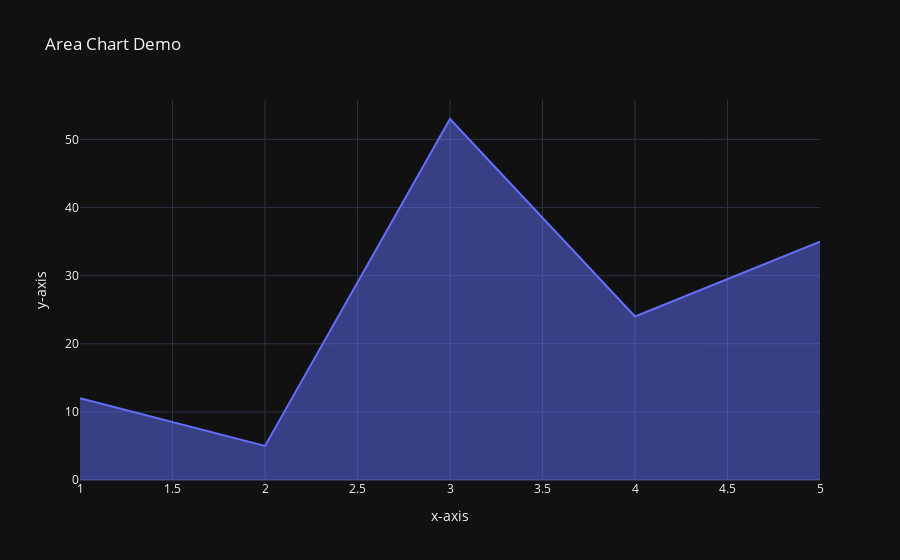

The notebook cell this image was saved under:
### Code cell
x=np.array([12,5,53,24,35])
px.area(x=[1,2,3,4,5],
        y=x,
        title='Area Chart Demo',
        labels={'x': 'x-axis', 'y': 'y-axis' },
        template='plotly_dark'
)

### Figure 1 — Plotly figure (JSON) as saved in the notebook; plotly's stock layout.template omitted (floating-point values rounded to 4 significant figures)
{"data": [{"fillpattern": {"shape": ""}, "hovertemplate": "x-axis=%{x}<br>y-axis=%{y}<extra></extra>", "legendgroup": "", "line": {"color": "#636efa"}, "marker": {"symbol": "circle"}, "mode": "lines", "name": "", "orientation": "v", "showlegend": false, "stackgroup": "1", "type": "scatter", "x": [1, 2, 3, 4, 5], "xaxis": "x", "y": [12, 5, 53, 24, 35], "yaxis": "y"}], "layout": {"legend": {"tracegroupgap": 0}, "title": {"text": "Area Chart Demo"}, "xaxis": {"anchor": "y", "domain": [0, 1], "title": {"text": "x-axis"}}, "yaxis": {"anchor": "x", "domain": [0, 1], "title": {"text": "y-axis"}}}}
